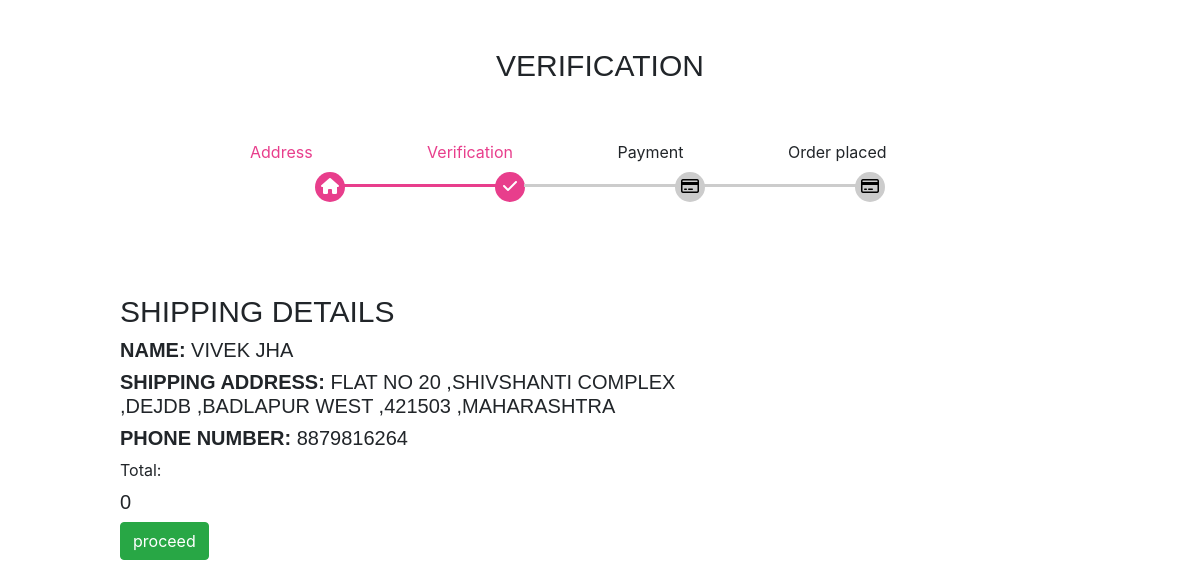
Page /style_verify.php (signed in) on the committed database.
### tables this page shows
CREATE TABLE `address` (
  `id` int(11) NOT NULL,
  `username` varchar(255) NOT NULL,
  `firstname` varchar(255) NOT NULL,
  `lastname` varchar(255) NOT NULL,
  `phno` bigint(20) NOT NULL,
  `houseno` varchar(255) NOT NULL,
  `area` varchar(255) NOT NULL,
  `pincode` varchar(255) NOT NULL,
  `state` varchar(255) NOT NULL,
  `city` varchar(255) NOT NULL
);

### style_verify.php (the view, shortened to what this page needs)
<!doctype html>
<html lang="en">
  <head>
 <link rel="stylesheet" href="https://stackpath.bootstrapcdn.com/bootstrap/4.5.2/css/bootstrap.min.css">
    <link rel="stylesheet" href="https://maxcdn.bootstrapcdn.com/bootstrap/4.0.0/css/bootstrap.min.css">
</head>
<body>
   <br><br>
    <h2 align="center">Verification</h2><br><br>
    <?php
          $con = mysqli_connect("localhost","root","","login1");
          $sql="select * from address ";
          $sq = mysqli_query($con,$sql);
          $res = mysqli_fetch_array($sq);
          $firstname = $res['firstname'];
          $lastname = $res['lastname'];
          $phno = $res['phno'];
          $houseno = $res['houseno'];
          $area = $res['area'];
          $pincode = $res['pincode'];
          $state = $res['state'];
          $city = $res['city'];
     ?>
       <div class="multistep-container">
             <div class="multistep-form-area">
               <div class="form-box">
               <label class="active" style="margin-left:250px">Address</label>
                <label class="active" style="margin-left: 110px">Verification</label>
                 <label style="margin-left: 100px">Payment</label>
                 <label style="margin-left: 100px">Order placed</label>
                 <ul class="active-button">
                     <li class="active">
                       <span class="round-btn"><div class="fa fa-home"></div></span>
                     </li>
                     <li class="active">
                       <span class="round-btn"><div class=" fa fa-check"></div>
                       </span>
                     </li>
                     <li >
                       <span class="round-btn"><div class="fa fa-credit-card"></div></span>
                     </li>
                     <li>
                      <span class="round-btn"><div class="fa fa-credit-card"></div></span>
                     </li>
                   </ul>
                </div>
              </div>
            </div>
      <?php
$final_price=0;
    ?>
   ?> <br><br><br>
<div class="add">
   <h2>Shipping Details</h2>
    <h3> <b>Name:</b> <?php echo $firstname; echo" " ;echo $lastname; ?></h3>
       <h3> <b>Shipping Address:</b> <?php echo $houseno;echo" ,";echo $area; echo " ,";echo $city;echo " ,";echo $pincode; echo " ,";echo $state;?></h3>
       <h3><b>Phone Number:</b> <?php echo $phno; ?></h3>
       <div class="totalamt">
  <label id="lb">Total:</label>
  <h3> <?php echo $final_price;?></h3>
    </div>
    <input type="submit" name="submit" value="proceed" class="btn btn-success">
</div>
<br><br>
</body>
</html>

### style_verify.php (style rules this page uses)
h2 { text-transform: uppercase; font-family: sans-serif; font-size: 30px; }
h3 { font-size: 20px; font-family: sans-serif; text-transform: uppercase; }
.multistep-container { margin: 0 auto; }
.multistep-container .active-button { display: table; margin: auto; padding-left: 0; overflow: hidden; }
.multistep-container .active-button li { display: inline-block; width: 180px; }
.multistep-container .active-button li .round-btn { width: 30px; height: 30px; border-radius: 50%; background-color: #ccc; display: block; color: #000; text-align: center; font-family: 'poppins'; font-weight:500; line-height: 30px; max-width: 100%; margin: auto; position: relative; z-index: 1; }
.active { color: var(--pink); border-color: pink; }
.multistep-container .active-button li.active .round-btn { background-color: var(--pink); color:white; }
.multistep-container .active-button li:not(:first-child) .round-btn:before { position: absolute; content: ''; margin-left: 3px; width: 154px; height: 3px; background-color: #ccc; left: -154px; top : 50% ; transform: translateY(-100%); transform: 0.5s; z-index: -1; }
.multistep-container .active-button li.active:not(:first-child) .round-btn:before { background-color: var(--pink); }
.add { padding: 20px; margin-left: 100px; height: 400px; width: 650px; }

### rows in the picture
address: firstname "VIVEK", lastname "JHA", houseno "FLAT NO 20 ,SHIVSHANTI COMPLEX", area "DEJDB", city "BADLAPUR WEST", pincode "421503", state "MAHARASHTRA", phno "8879816264"

### other values in the picture
$final_price "0"
